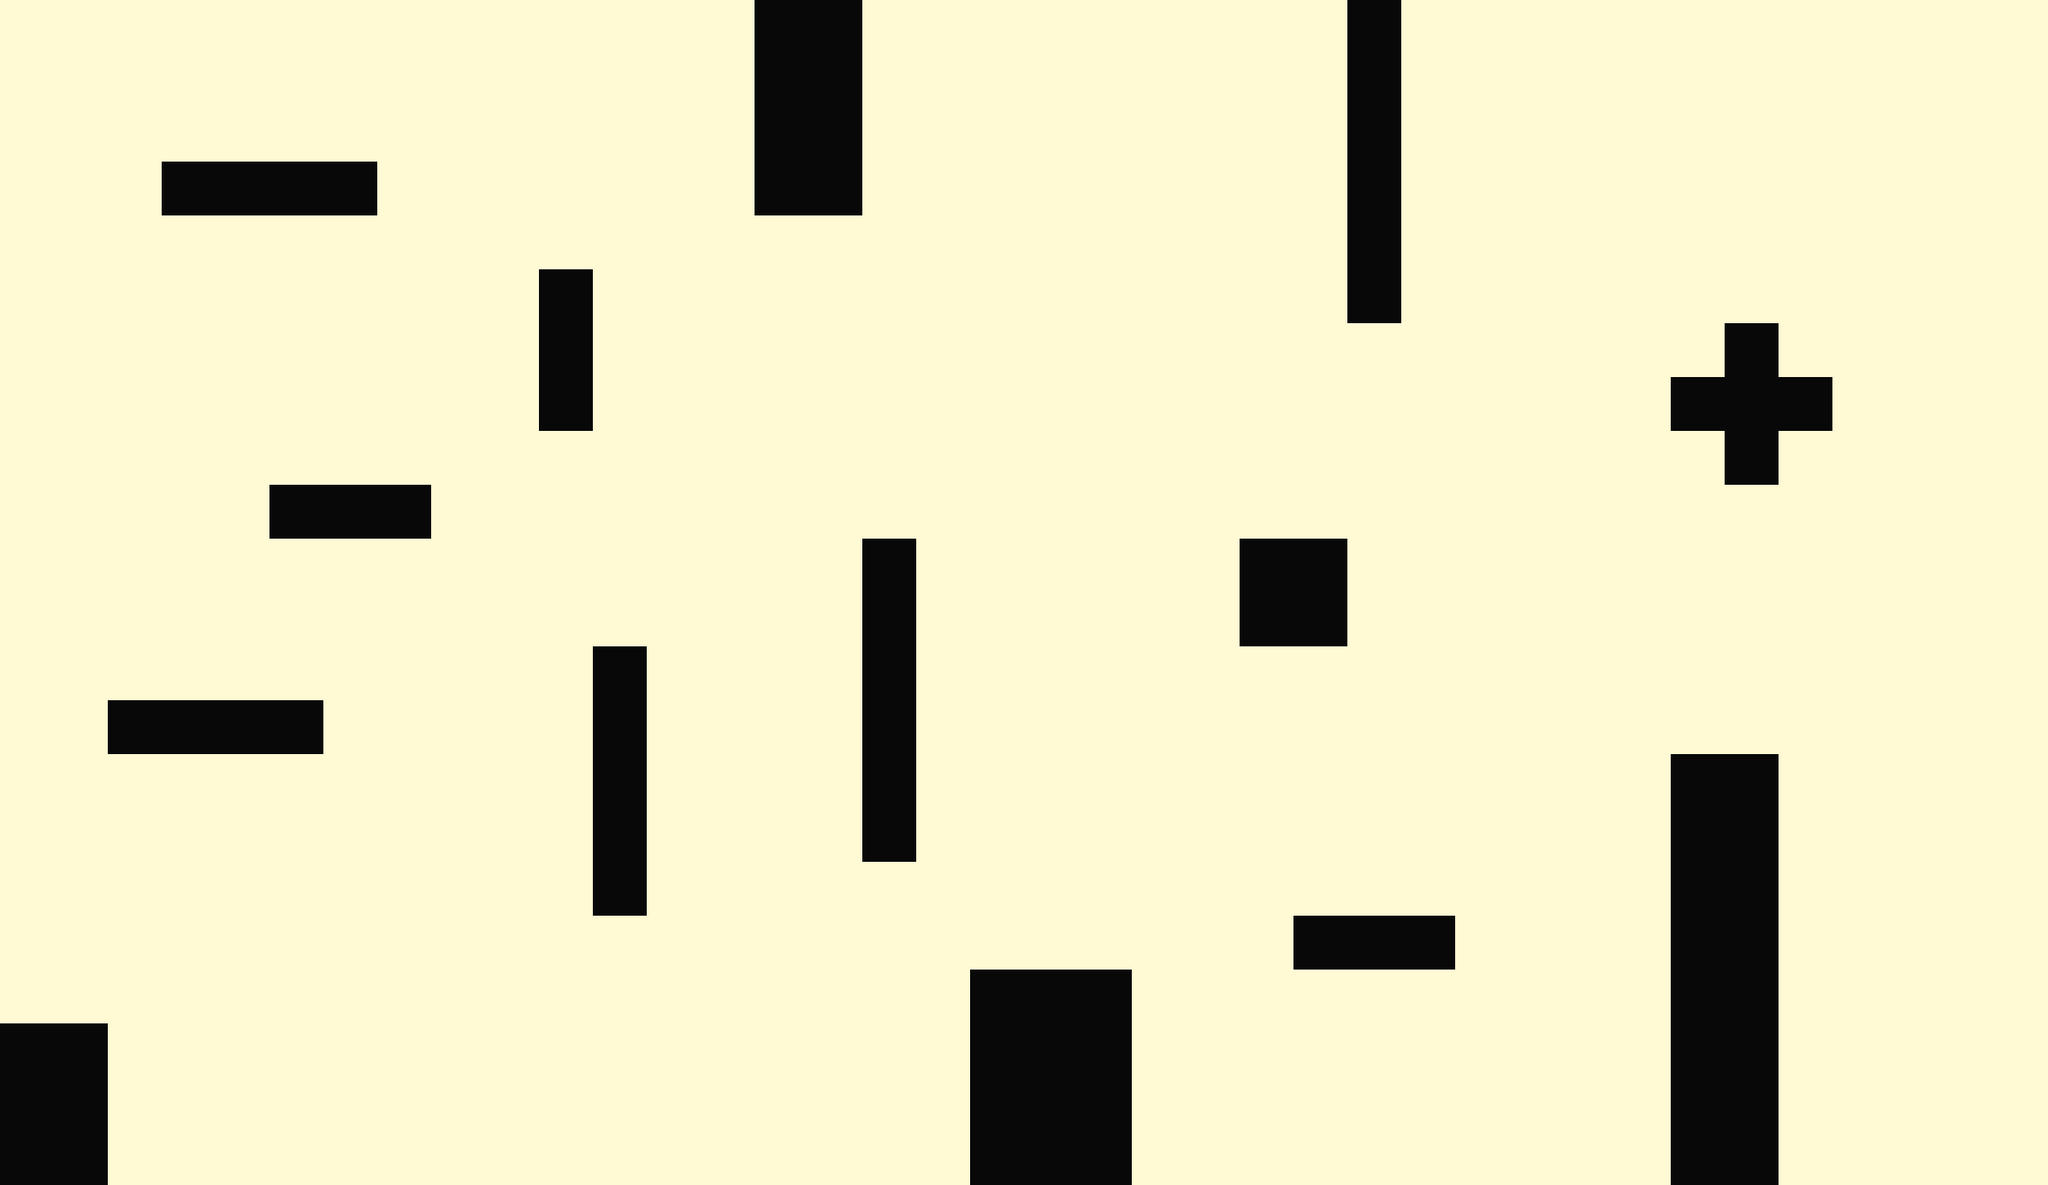

A level layout from a 2D game, rendered from its tile map. Below: a short description, then the map file with tile-grid data replaced by summaries:
An orthogonal 38x22 tile map with 64x64 px tiles, 2 tile layers (Background, Walls) and 100 objects (68x path, 5x guard, 5x y_clique, 4x g_store, 4x g_clique, ...).

<map version="1.8" tiledversion="1.8.5" orientation="orthogonal" renderorder="right-down" width="38" height="22" tilewidth="64" tileheight="64" infinite="0" nextlayerid="6" nextobjectid="118">
 <editorsettings>
  <export target="tilemap_level1.json" format="json" />
 </editorsettings>
 <tileset firstgid="1" name="test_tileset" tilewidth="64" tileheight="64" tilecount="12" columns="4">
  <image source="test_tileset.png" width="256" height="192" />
  <tile id="2">
   <properties>
    <property name="collides" type="bool" value="true" />
   </properties>
  </tile>
  <tile id="3">
   <properties>
    <property name="collides" type="bool" value="true" />
   </properties>
  </tile>
 </tileset>
 <layer id="1" name="Background" width="38" height="22" locked="1">
  <data>[836 cells, 836 non-empty, 1 distinct tile ids]</data>
 </layer>
 <objectgroup id="5" name="Player">
  <object id="1" name="player" gid="2" x="289.333" y="353.333" width="64" height="64">
   <properties>
    <property name="collides" type="bool" value="true" />
   </properties>
  </object>
 </objectgroup>
 <objectgroup id="2" name="Objects">
  <object id="3" name="guard" gid="3" x="64" y="128" width="64" height="64">
   <properties>
    <property name="collides" type="bool" value="true" />
   </properties>
  </object>
  <object id="4" name="path" gid="8" x="128" y="128" width="64" height="64" />
  <object id="5" name="path" gid="8" x="192" y="128" width="64" height="64" />
  <object id="6" name="path" gid="8" x="256" y="128" width="64" height="64" />
  <object id="7" name="path" gid="8" x="320" y="128" width="64" height="64" />
  <object id="8" name="path" gid="8" x="384" y="128" width="64" height="64" />
  <object id="9" name="path" gid="8" x="448" y="128" width="64" height="64" />
  <object id="10" name="path" gid="8" x="512" y="128" width="64" height="64" />
  <object id="11" name="path" gid="8" x="512" y="192" width="64" height="64" />
  <object id="12" name="path" gid="8" x="512" y="256" width="64" height="64" />
  <object id="13" name="path" gid="8" x="512" y="320" width="64" height="64" />
  <object id="14" name="path" gid="8" x="512" y="384" width="64" height="64" />
  <object id="15" name="level_goal" gid="12" x="2368" y="1280" width="64" height="64" />
  <object id="16" name="level_goal" gid="12" x="2368" y="1344" width="64" height="64" />
  <object id="17" name="y_clique" gid="7" x="384" y="512" width="64" height="64" />
  <object id="18" name="g_store" gid="9" x="64" y="384" width="64" height="64" />
  <object id="20" name="g_clique" gid="5" x="704" y="256" width="64" height="64" />
  <object id="21" name="guard" gid="3" x="2176" y="1344" width="64" height="64" />
  <object id="22" name="path" gid="8" x="2176" y="1280" width="64" height="64" />
  <object id="23" name="path" gid="8" x="2176" y="1216" width="64" height="64" />
  <object id="24" name="path" gid="8" x="2176" y="1152" width="64" height="64" />
  <object id="25" name="path" gid="8" x="2176" y="1088" width="64" height="64" />
  <object id="26" name="path" gid="8" x="2176" y="1024" width="64" height="64" />
  <object id="27" name="path" gid="8" x="2176" y="896" width="64" height="64" />
  <object id="28" name="path" gid="8" x="2176" y="960" width="64" height="64" />
  <object id="29" name="path" gid="8" x="2176" y="832" width="64" height="64" />
  <object id="30" name="path" gid="8" x="2112" y="832" width="64" height="64" />
  <object id="31" name="path" gid="8" x="2048" y="832" width="64" height="64" />
  <object id="32" name="path" gid="8" x="1984" y="832" width="64" height="64" />
  <object id="33" name="path" gid="8" x="1856" y="832" width="64" height="64" />
  <object id="34" name="path" gid="8" x="1920" y="832" width="64" height="64" />
  <object id="35" name="path" gid="8" x="1856" y="896" width="64" height="64" />
  <object id="36" name="path" gid="8" x="1856" y="960" width="64" height="64" />
  <object id="37" name="path" gid="8" x="1856" y="1024" width="64" height="64" />
  <object id="38" name="path" gid="8" x="1856" y="1088" width="64" height="64" />
  <object id="39" name="path" gid="8" x="1856" y="1152" width="64" height="64" />
  <object id="40" name="path" gid="8" x="1856" y="1216" width="64" height="64" />
  <object id="41" name="path" gid="8" x="1856" y="1280" width="64" height="64" />
  <object id="42" name="p_clique" gid="6" x="2304" y="896" width="64" height="64" />
  <object id="43" name="y_store" gid="11" x="128" y="576" width="64" height="64" />
  <object id="44" name="guard" gid="3" x="1216" y="1088" width="64" height="64">
   <properties>
    <property name="collides" type="bool" value="true" />
   </properties>
  </object>
  <object id="46" name="path" gid="8" x="1216" y="1024" width="64" height="64" />
  <object id="47" name="path" gid="8" x="1216" y="960" width="64" height="64" />
  <object id="48" name="path" gid="8" x="1216" y="896" width="64" height="64" />
  <object id="49" name="path" gid="8" x="1216" y="832" width="64" height="64" />
  <object id="50" name="path" gid="8" x="1216" y="768" width="64" height="64" />
  <object id="51" name="path" gid="8" x="1216" y="640" width="64" height="64" />
  <object id="52" name="path" gid="8" x="1216" y="704" width="64" height="64" />
  <object id="53" name="path" gid="8" x="1216" y="576" width="64" height="64" />
  <object id="54" name="path" gid="8" x="1216" y="512" width="64" height="64" />
  <object id="55" name="path" gid="8" x="1216" y="448" width="64" height="64" />
  <object id="56" name="path" gid="8" x="1216" y="384" width="64" height="64" />
  <object id="57" name="path" gid="8" x="1216" y="320" width="64" height="64" />
  <object id="58" name="p_store" gid="10" x="384" y="768" width="64" height="64" />
  <object id="60" name="p_clique" gid="6" x="896" y="576" width="64" height="64" />
  <object id="61" name="y_clique" gid="7" x="1472" y="448" width="64" height="64" />
  <object id="62" name="y_store" gid="11" x="1024" y="384" width="64" height="64" />
  <object id="64" name="g_store" gid="9" x="832" y="896" width="64" height="64" />
  <object id="65" name="guard" gid="3" x="192" y="1088" width="64" height="64">
   <properties>
    <property name="collides" type="bool" value="true" />
   </properties>
  </object>
  <object id="66" name="path" gid="8" x="192" y="1152" width="64" height="64" />
  <object id="75" name="path" gid="8" x="512" y="1152" width="64" height="64" />
  <object id="76" name="path" gid="8" x="512" y="1088" width="64" height="64" />
  <object id="77" name="path" gid="8" x="512" y="1024" width="64" height="64" />
  <object id="78" name="path" gid="8" x="512" y="960" width="64" height="64" />
  <object id="79" name="path" gid="8" x="512" y="896" width="64" height="64" />
  <object id="80" name="path" gid="8" x="512" y="832" width="64" height="64" />
  <object id="81" name="path" gid="8" x="576" y="768" width="64" height="64" />
  <object id="82" name="path" gid="8" x="640" y="704" width="64" height="64" />
  <object id="83" name="path" gid="8" x="704" y="704" width="64" height="64" />
  <object id="84" name="path" gid="8" x="256" y="1216" width="64" height="64" />
  <object id="85" name="path" gid="8" x="320" y="1280" width="64" height="64" />
  <object id="86" name="path" gid="8" x="384" y="1280" width="64" height="64" />
  <object id="87" name="path" gid="8" x="448" y="1216" width="64" height="64" />
  <object id="89" name="path" gid="8" x="768" y="704" width="64" height="64" />
  <object id="90" name="path" gid="8" x="832" y="704" width="64" height="64" />
  <object id="91" name="y_clique" gid="7" x="384" y="1088" width="64" height="64" />
  </objectgroup>
 <layer id="4" name="Walls" width="38" height="22" locked="1">
  <properties>
   <property name="collides" type="bool" value="false" />
  </properties>
  <data>[836 cells, 85 non-empty, 1 distinct tile ids]</data>
 </layer>
</map>
<!-- 23 of 100 objects omitted -->